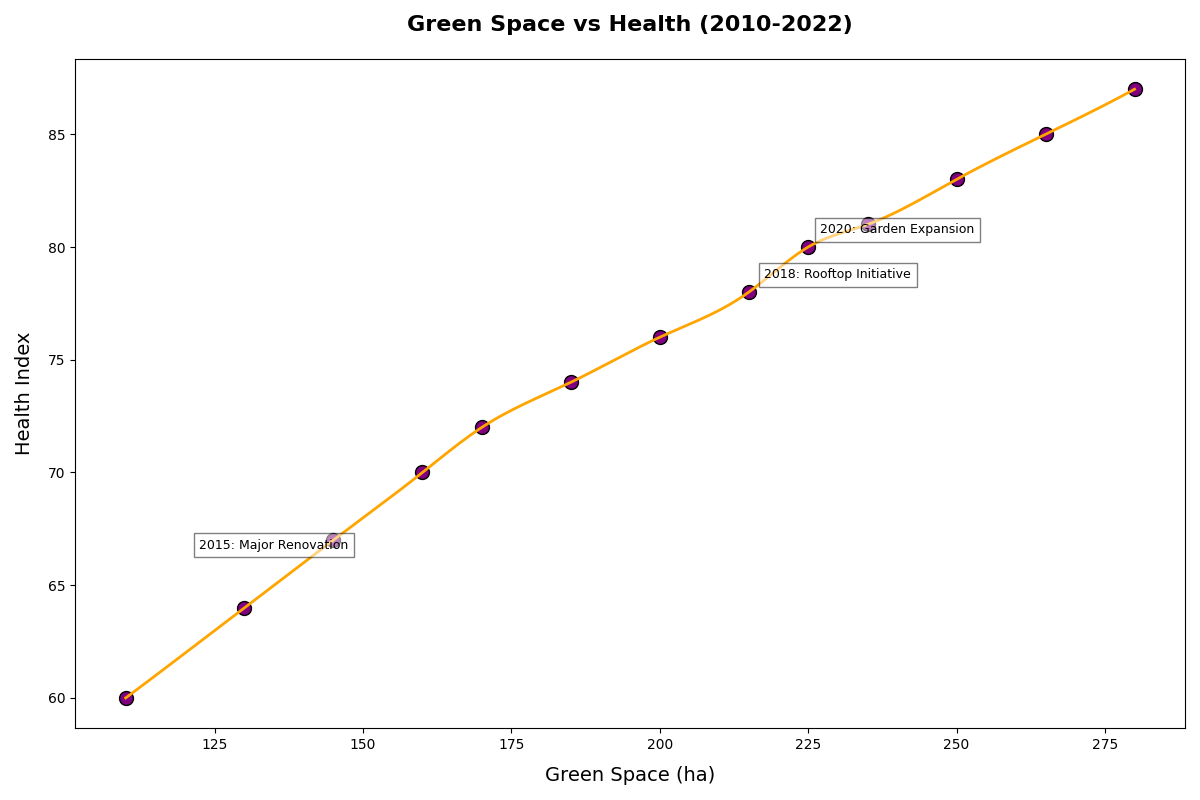

The script that drew this image:
import numpy as np
import matplotlib.pyplot as plt
from scipy.interpolate import make_interp_spline

years = np.arange(2010, 2023)
green_space_area = np.array([110, 130, 145, 160, 170, 185, 200, 215, 225, 235, 250, 265, 280])
health_index = np.array([60, 64, 67, 70, 72, 74, 76, 78, 80, 81, 83, 85, 87])

x_smooth = np.linspace(green_space_area.min(), green_space_area.max(), 300)
spl = make_interp_spline(green_space_area, health_index, k=3)
y_smooth = spl(x_smooth)

plt.figure(figsize=(12, 8))
plt.scatter(green_space_area, health_index, color='purple', edgecolor='black', s=100)
plt.plot(x_smooth, y_smooth, color='orange', linestyle='-', linewidth=2)

plt.title("Green Space vs Health (2010-2022)", fontsize=16, fontweight='bold', pad=20)
plt.xlabel("Green Space (ha)", fontsize=14, labelpad=10)
plt.ylabel("Health Index", fontsize=14, labelpad=10)

important_years = {
    "2015: Major Renovation": (135, 66),
    "2018: Rooftop Initiative": (230, 78),
    "2020: Garden Expansion": (240, 80)
}

for label, (x, y) in important_years.items():
    plt.annotate(label, (x, y), textcoords="offset points", xytext=(0, 10), ha='center', fontsize=9, bbox=dict(facecolor='white', alpha=0.5))

plt.tight_layout()

plt.show()
